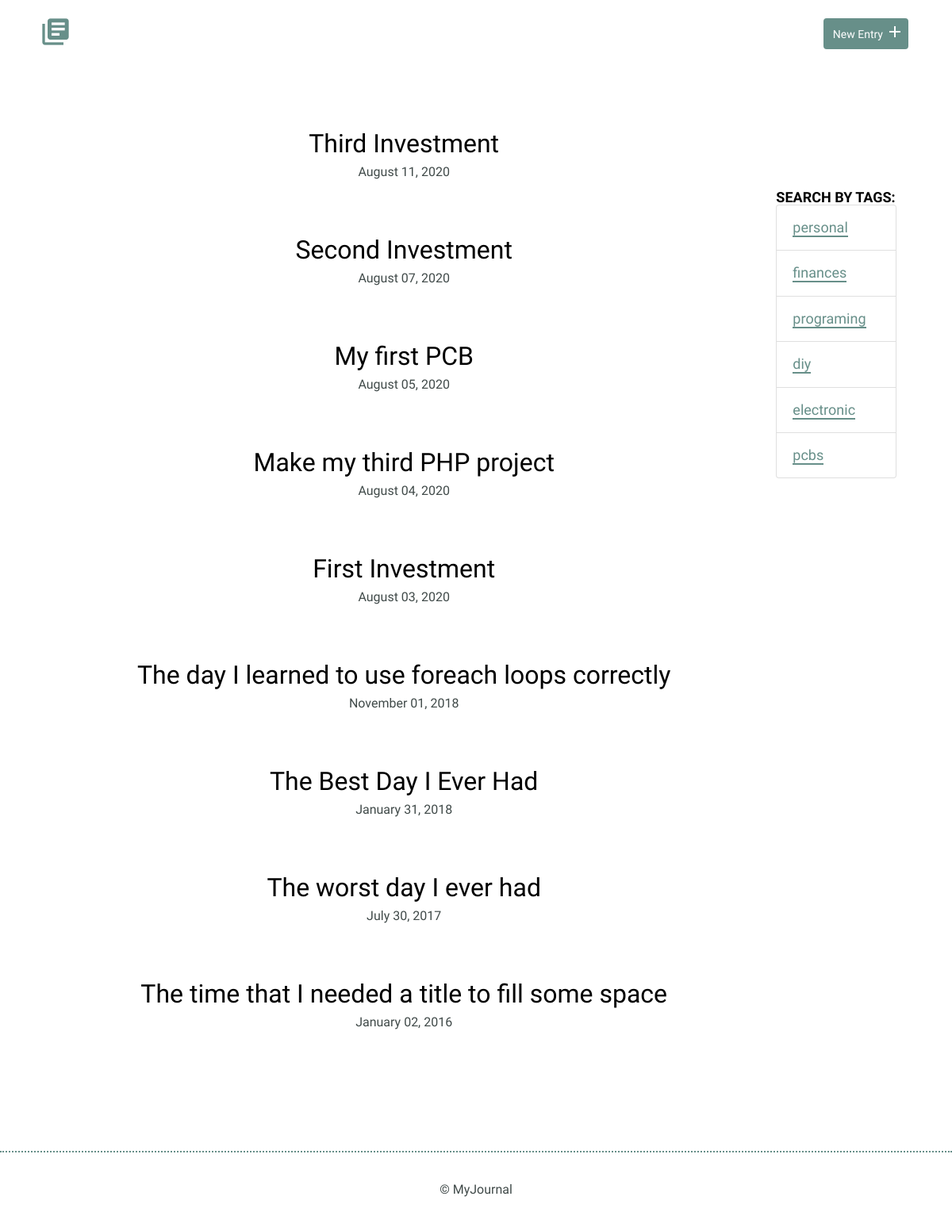
The page / on the database its author committed.
### tables this page shows
CREATE TABLE "entries" (
	`id`	INTEGER,
	`title`	TEXT,
	`date`	TEXT,
	`time_spent`	INTEGER,
	`learned`	BLOB,
	`resources`	BLOB,
	PRIMARY KEY(`id`)
);

CREATE TABLE "tags" (
	"id"	INTEGER,
	"tag"	TEXT UNIQUE,
	PRIMARY KEY("id" AUTOINCREMENT)
);

### inc/functions.php (called while the page is built, shortened)
<?php
    function get_entries_list(){
        include('connection.php');
        $sql = 'SELECT id, title, date FROM entries ORDER BY date DESC';
        try {
            $results = $db -> query($sql);
        } catch (Exception $e) {
            echo "Error: " . $e -> getMessage() . "</br>";
            return array();
        }
        return $results -> fetchAll(PDO::FETCH_ASSOC);
    }
    function formated_date($date){
        return date("F d, Y ", strtotime($date));
    }
    function get_all_tags(){
        include('connection.php');
        $sql = 'SELECT id, tag FROM tags';
        try {
            $results = $db -> query($sql);
        } catch (Exception $e) {
            echo "Error: "  . $e -> getMessage() . '<br/>';
            return array();
        }
        return $results -> fetchAll(PDO::FETCH_ASSOC);
    }
?>

### index.php (the view, shortened to what this page needs)
<?php
    require 'inc/functions.php';
    include 'inc/header.php';
?>
    <div class="container row">
        <div class="entry-list col-8">
            <?php
                foreach (get_entries_list() as $item) {
                        echo '<article><h2>' .
                            '<a href="detail.php?id=' . $item['id'] .'">' . $item['title'] .
                            '</a></h2>' .
                            '<time datetime="' . $item['date'] . '">'. formated_date($item['date']) . '</time>' .
                            '</article>';
                }
            ?>
        </div>
        <div class="col-2">
        <div class="entry-list single col-2">
            <article>
                <div class="entry">
                    <h3>Search by Tags:</h3>
                    <ul class="list-group">
                        <?php
                            foreach (get_all_tags() as $item) {
                                echo '<li class="list-group-item">'
                                     . '<a href="tags.php?id=' . $item['id'] .'">' . $item['tag'] .  '</a>'
                                     . '</li>';
                            }
                        ?>
                    </ul>
                </div>
            </article>
        </div>
    </div>
<?php
     include 'inc/footer.php';
?>

### inc/header.php (shortened to what this page needs)
<html>
    <head>
        <link rel="stylesheet" href="https://stackpath.bootstrapcdn.com/bootstrap/4.5.0/css/bootstrap.min.css">
        <link rel="stylesheet" href="css/normalize.css">
        <link rel="stylesheet" href="css/site.css">
    </head>
    <body>
        <header>
            <div class="container">
                <div class="site-header">
                    <a class="logo" href="index.php"><i class="material-icons">library_books</i></a>
                    <a class="button icon-right" href="new.php"><span>New Entry</span> <i class="material-icons">add</i></a>
                </div>
            </div>
        </header>
<section>

### inc/footer.php
</section>
    <footer>
        <div>
            &copy; MyJournal
        </div>
        </footer>
    </body>
</html>

### css/site.css (style rules this page uses)
body { font-size: 16px; color: #404a49; font-family: 'Cousine', serif; font-weight: 400; }
.container { margin: 0 auto; padding: 0 25px; }
header .site-header { margin: 0 auto; height: 95px; }
header .logo i { color: #678f89; margin: 20px 0 0 -5px; float: left; font-size: 40px; }
header .button { float: right; margin: 33px 0 0 0; }
footer { text-align: center; padding: 35px 0; border-top: 2px dotted #678f89; }
.button { padding: 8px 10px 6px 10px; background: #678f89; border: 2px solid #678f89; border-radius: 4px; text-decoration: none; color: #FFF; position: relative; text-align: center; font-size: 14px; }
.button.icon-right { padding-right: 30px; top: -10px; }
.button.icon-right i { position: absolute; top: 3px; right: 3px; }
h1, h2, h3 { margin: 0; font-weight: 400; line-height: 1em; color: #000; }
h2 { font-size: 32px; }
h2 a { text-decoration: none; color: #000; }
h3 { font-size: 18px; font-family: 'Work Sans', serif; font-weight: 600; text-transform: uppercase; }
ul li { line-height: 1.8em; font-size: 18px; }
ul li a { border-bottom: 2px solid #678f89; line-height: 1.8em; color: #678f89; text-decoration: none; }
.entry-list, .edit-entry, .new-entry { max-width: 800px; margin: 0 auto; padding: 70px 0 150px 0; }
.entry-list article { margin-bottom: 70px; text-align: center; }
.entry-list article:last-child { margin-bottom: 0; }
.entry-list article h2 { margin-bottom: 8px; }
.entry-list.single { padding-bottom: 70px; }
.entry { max-width: 800px; margin: 75px auto 0 auto; text-align: left; }

### rows shown on the page
entries: title "Third Investment", date "August 11, 2020"
entries: title "Second Investment", date "August 07, 2020"
entries: title "My first PCB", date "August 05, 2020"
entries: title "Make my third PHP project", date "August 04, 2020"
entries: title "First Investment", date "August 03, 2020"
entries: title "The day I learned to use foreach loops correctly", date "November 01, 2018"
entries: title "The Best Day I Ever Had", date "January 31, 2018"
entries: title "The worst day I ever had", date "July 30, 2017"
entries: title "The time that I needed a title to fill some space", date "January 02, 2016"
tags: tag "personal"
tags: tag "finances"
tags: tag "programing"
tags: tag "diy"
tags: tag "electronic"
tags: tag "pcbs"
